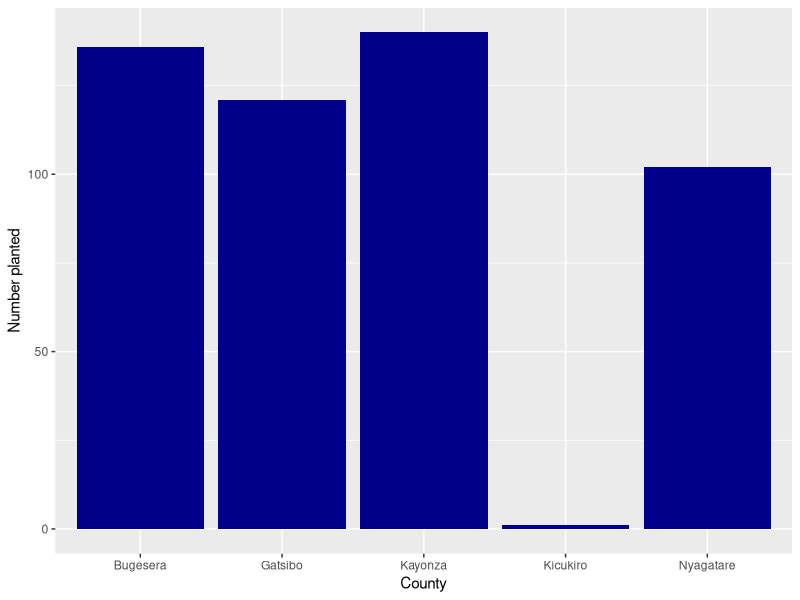
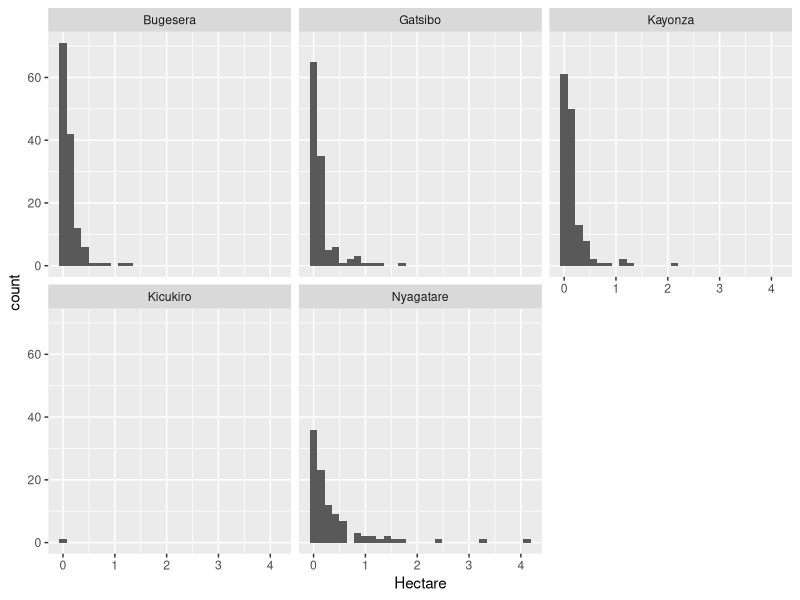
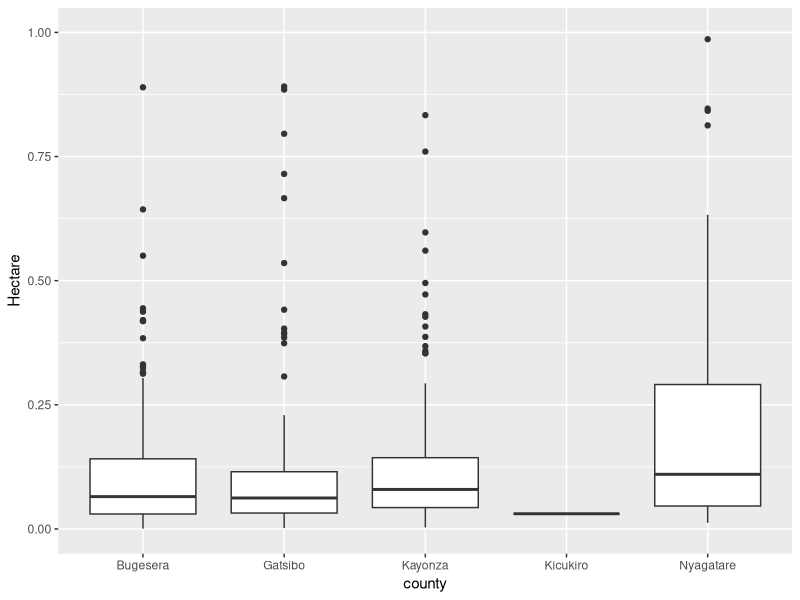
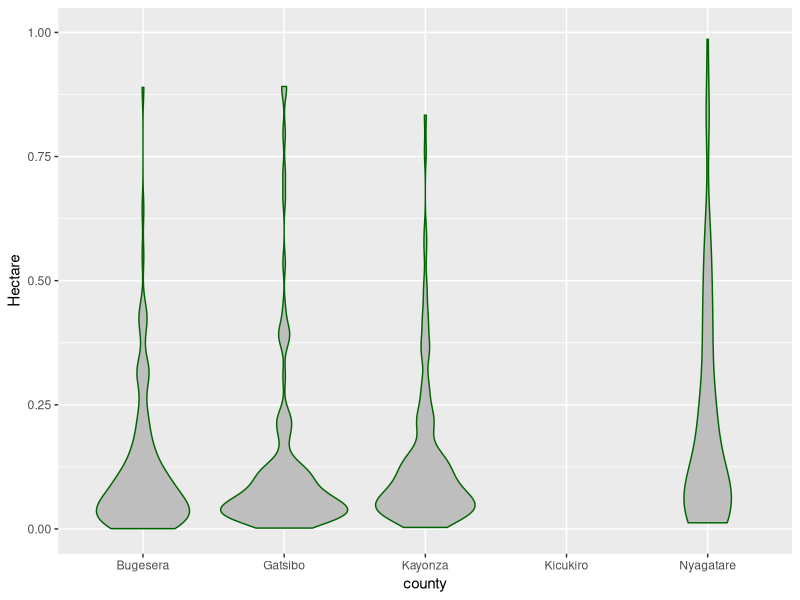
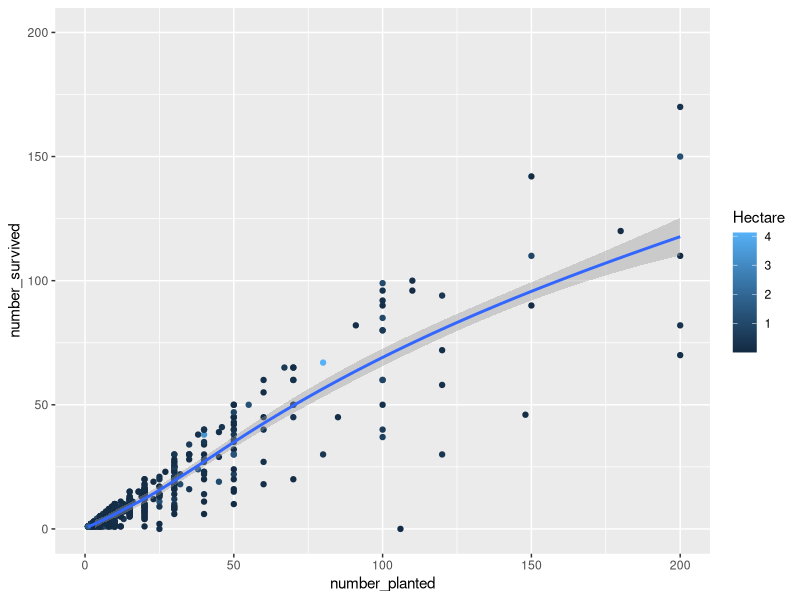
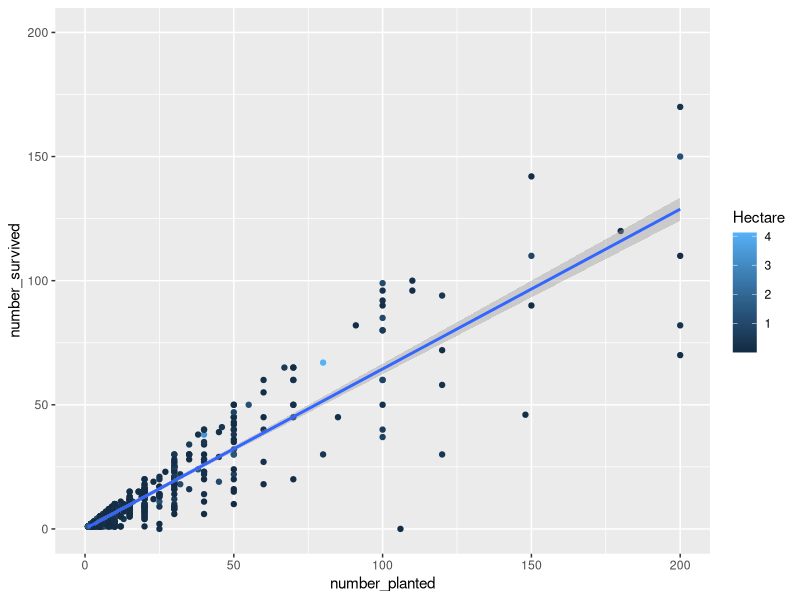

Here is the R script that generated these plots, in order:
## ---- chunk 1
# Load libraries
library(tidyverse)
library(data.table)

# If not installed yet:
install.packages('tidyverse')
install.packages('data.table')
## ---- chunk 2
# Import data
ra <- read_csv('Rwanda_subset.csv')

## ---- chunk 3
# Explore data types in the data set
summary(ra)
View(ra)
names(ra)
# Which variables can be found in the data set
## ---- chunk 4
# How many unique plots in the data?
length(unique(ra$plotID))
## ---- chunk 5
# Which counties are in the data?
unique(ra$county)
## ---- chunk 6
# How many plots per county?
ra %>% 
  group_by(county) %>% 
  summarise(number_plots=n())
  
## ---- chunk 7
# Find NAs in the county_region column and change the value
length(which(is.na(ra$county_region)==T))


## ---- chunk 8
# What data type is the "plant_date" column?
class(ra$plant_date)

# Which unique planting years are in the data?
unique(year(ra$plant_date))
# How many planted in each year per county
ra %>% 
  group_by(county, year(plant_date)) %>% 
  summarise(number_planted=n())

## ---- chunk 9
# Visualize the number of plots per county
ra %>% 
  group_by(county) %>% 
  summarise(number_planted=n()) %>% 
  ggplot()+
  geom_col(aes(x=county, y=number_planted), fill='darkblue')+
  labs(y='Number planted', x='County')
?geom_col
  # Change the color and width of the the bars
  # Look up some information on the type of plot you used (eg what does 'identity' mean?)

## ---- chunk 10
# Show the distribution in size of the plots in different counties
ggplot(ra)+
  geom_histogram(aes(x=Hectare))+
  facet_wrap(~county)

ggplot(ra)+
  geom_boxplot(aes(x=county, y=Hectare))+
  ylim(0,1)

ggplot(ra)+
  geom_violin(aes(x=county, y=Hectare), fill='grey',
              col='dark green')+
  ylim(0,1)

# Does the y limit make sense?

## ---- chunk 11
# Plot the number trees planted vs the number survived
ggplot(ra)+
  geom_point(aes(x=number_planted, y=number_survived, col=Hectare))+
  geom_smooth(aes(x=number_planted,y=number_survived),
              method='loess')+
  ylim(0,200)+
  xlim(0,200)

ggplot(ra)+
  geom_point(aes(x=number_planted, y=number_survived, col=Hectare))+
  geom_smooth(aes(x=number_planted,y=number_survived),
              method='lm')+
  ylim(0,200)+
  xlim(0,200)

  #Add an extra variable as aesthetic 

## ---- chunk 12
# Create new column showing the survival in % and plot


